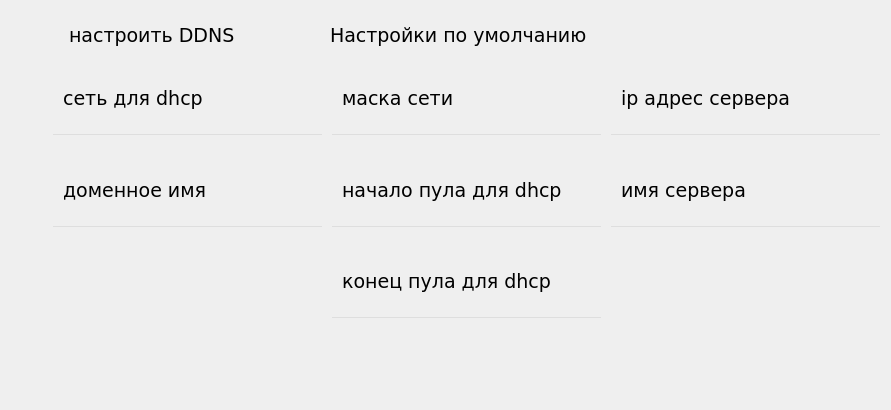
    <widget class="QWidget" name="DDNSp">
     <property name="sizePolicy">
      <sizepolicy hsizetype="Preferred" vsizetype="Preferred">
       <horstretch>0</horstretch>
       <verstretch>0</verstretch>
      </sizepolicy>
     </property>
     <property name="sizeIncrement">
      <size>
       <width>0</width>
       <height>0</height>
      </size>
     </property>
     <property name="baseSize">
      <size>
       <width>0</width>
       <height>0</height>
      </size>
     </property>
     <property name="layoutDirection">
      <enum>Qt::LeftToRight</enum>
     </property>
     <attribute name="title">
      <string>DDNS</string>
     </attribute>
     <widget class="QCheckBox" name="DDNS">
      <property name="geometry">
       <rect>
        <x>50</x>
        <y>20</y>
        <width>221</width>
        <height>31</height>
       </rect>
      </property>
      <property name="font">
       <font>
        <family>Verdana</family>
        <pointsize>14</pointsize>
        <weight>50</weight>
        <italic>false</italic>
        <bold>false</bold>
       </font>
      </property>
      <property name="cursor">
       <cursorShape>PointingHandCursor</cursorShape>
      </property>
      <property name="focusPolicy">
       <enum>Qt::WheelFocus</enum>
      </property>
      <property name="contextMenuPolicy">
       <enum>Qt::ActionsContextMenu</enum>
      </property>
      <property name="styleSheet">
       <string notr="true">background-color: rgba(255, 255, 255, 0);</string>
      </property>
      <property name="text">
       <string>настроить DDNS</string>
      </property>
     </widget>
     <widget class="QWidget" name="gridLayoutWidget">
      <property name="geometry">
       <rect>
        <x>51</x>
        <y>70</y>
        <width>831</width>
        <height>331</height>
       </rect>
      </property>
      <layout class="QGridLayout" name="gridLayout">
       <item row="4" column="2">
        <widget class="QLabel" name="label_14">
         <property name="font">
          <font>
           <family>Verdana</family>
           <pointsize>14</pointsize>
           <weight>50</weight>
           <italic>false</italic>
           <bold>false</bold>
          </font>
         </property>
         <property name="styleSheet">
          <string notr="true">background-color: rgba(255, 255, 255, 0);</string>
         </property>
         <property name="text">
          <string/>
         </property>
        </widget>
       </item>
       <item row="0" column="2">
        <widget class="QLabel" name="label_7">
         <property name="font">
          <font>
           <family>Verdana</family>
           <pointsize>14</pointsize>
           <weight>50</weight>
           <italic>false</italic>
           <bold>false</bold>
          </font>
         </property>
         <property name="styleSheet">
          <string notr="true">background-color: rgba(255, 255, 255, 0);</string>
         </property>
         <property name="text">
          <string>  ip адрес сервера</string>
         </property>
        </widget>
       </item>
       <item row="2" column="0">
        <widget class="QLabel" name="label_6">
         <property name="font">
          <font>
           <family>Verdana</family>
           <pointsize>14</pointsize>
           <weight>50</weight>
           <italic>false</italic>
           <bold>false</bold>
          </font>
         </property>
         <property name="styleSheet">
          <string notr="true">background-color: rgba(255, 255, 255, 0);</string>
         </property>
         <property name="text">
          <string>  доменное имя</string>
         </property>
        </widget>
       </item>
       <item row="2" column="1">
        <widget class="QLabel" name="label_9">
         <property name="font">
          <font>
           <family>Verdana</family>
           <pointsize>14</pointsize>
           <weight>50</weight>
           <italic>false</italic>
           <bold>false</bold>
          </font>
         </property>
         <property name="styleSheet">
          <string notr="true">background-color: rgba(255, 255, 255, 0);</string>
         </property>
         <property name="text">
          <string>  начало пула для dhcp</string>
         </property>
        </widget>
       </item>
       <item row="4" column="1">
        <widget class="QLabel" name="drtg">
         <property name="font">
          <font>
           <family>Verdana</family>
           <pointsize>14</pointsize>
           <weight>50</weight>
           <italic>false</italic>
           <bold>false</bold>
          </font>
         </property>
         <property name="styleSheet">
          <string notr="true">background-color: rgba(255, 255, 255, 0);</string>
         </property>
         <property name="text">
          <string>  конец пула для dhcp</string>
         </property>
        </widget>
       </item>
       <item row="6" column="0">
        <widget class="QLabel" name="label_10">
         <property name="styleSheet">
          <string notr="true">background-color: rgba(255, 255, 255, 0);</string>
         </property>
         <property name="text">
          <string/>
         </property>
        </widget>
       </item>
       <item row="2" column="2">
        <widget class="QLabel" name="label_8">
         <property name="font">
          <font>
           <family>Verdana</family>
           <pointsize>14</pointsize>
           <weight>50</weight>
           <italic>false</italic>
           <bold>false</bold>
          </font>
         </property>
         <property name="styleSheet">
          <string notr="true">background-color: rgba(255, 255, 255, 0);</string>
         </property>
         <property name="text">
          <string>  имя сервера</string>
         </property>
        </widget>
       </item>
       <item row="0" column="0">
        <widget class="QLabel" name="label_3">
         <property name="font">
          <font>
           <family>Verdana</family>
           <pointsize>14</pointsize>
           <weight>50</weight>
           <italic>false</italic>
           <bold>false</bold>
          </font>
         </property>
         <property name="styleSheet">
          <string notr="true">background-color: rgba(255, 255, 255, 0);</string>
         </property>
         <property name="text">
          <string>  сеть для dhcp</string>
         </property>
        </widget>
       </item>
       <item row="0" column="1">
        <widget class="QLabel" name="label_5">
         <property name="font">
          <font>
           <family>Verdana</family>
           <pointsize>14</pointsize>
           <weight>50</weight>
           <italic>false</italic>
           <bold>false</bold>
          </font>
         </property>
         <property name="styleSheet">
          <string notr="true">background-color: rgba(255, 255, 255, 0);</string>
         </property>
         <property name="text">
          <string>  маска сети</string>
         </property>
        </widget>
       </item>
       <item row="1" column="0">
        <widget class="QLineEdit" name="DDNSipnet">
         <property name="styleSheet">
          <string notr="true">background-color: rgba(255, 255, 255, 0);
font: 11pt &quot;Verdana&quot;;
color: rgb(122, 162, 200);
</string>
         </property>
        </widget>
       </item>
       <item row="1" column="1">
        <widget class="QLineEdit" name="DDNSmask">
         <property name="styleSheet">
          <string notr="true">background-color: rgba(255, 255, 255, 0);
font: 11pt &quot;Verdana&quot;;
color: rgb(122, 162, 200);</string>
         </property>
        </widget>
       </item>
       <item row="1" column="2">
        <widget class="QLineEdit" name="DDNSserip">
         <property name="styleSheet">
          <string notr="true">background-color: rgba(255, 255, 255, 0);
font: 11pt &quot;Verdana&quot;;
color: rgb(122, 162, 200);</string>
         </property>
        </widget>
       </item>
       <item row="3" column="0">
        <widget class="QLineEdit" name="DDNSdoname">
         <property name="styleSheet">
          <string notr="true">background-color: rgba(255, 255, 255, 0);
font: 11pt &quot;Verdana&quot;;
color: rgb(122, 162, 200);</string>
         </property>
        </widget>
       </item>
       <item row="3" column="1">
        <widget class="QLineEdit" name="DDNSranstart">
         <property name="styleSheet">
          <string notr="true">background-color: rgba(255, 255, 255, 0);
font: 11pt &quot;Verdana&quot;;
color: rgb(122, 162, 200);</string>
         </property>
        </widget>
       </item>
       <item row="3" column="2">
        <widget class="QLineEdit" name="DDNSsername">
         <property name="styleSheet">
          <string notr="true">background-color: rgba(255, 255, 255, 0);
font: 11pt &quot;Verdana&quot;;
color: rgb(122, 162, 200);</string>
         </property>
        </widget>
       </item>
       <item row="5" column="1">
        <widget class="QLineEdit" name="DDNSranend">
         <property name="styleSheet">
          <string notr="true">background-color: rgba(255, 255, 255, 0);
font: 11pt &quot;Verdana&quot;;
color: rgb(122, 162, 200);</string>
         </property>
        </widget>
       </item>
       <item row="5" column="2">
        <widget class="QLabel" name="label_13">
         <property name="styleSheet">
          <string notr="true">background-color: rgba(255, 255, 255, 0);</string>
         </property>
         <property name="text">
          <string/>
         </property>
        </widget>
       </item>
      </layout>
     </widget>
     <widget class="QRadioButton" name="DDNSUmol">
      <property name="geometry">
       <rect>
        <x>310</x>
        <y>20</y>
        <width>341</width>
        <height>31</height>
       </rect>
      </property>
      <property name="font">
       <font>
        <family>Verdana</family>
        <pointsize>14</pointsize>
        <weight>50</weight>
        <italic>false</italic>
        <bold>false</bold>
       </font>
      </property>
      <property name="cursor">
       <cursorShape>PointingHandCursor</cursorShape>
      </property>
      <property name="styleSheet">
       <string notr="true">background-color: rgba(255, 255, 255, 0);</string>
      </property>
      <property name="text">
       <string>Настройки по умолчанию</string>
      </property>
     </widget>
    </widget>
